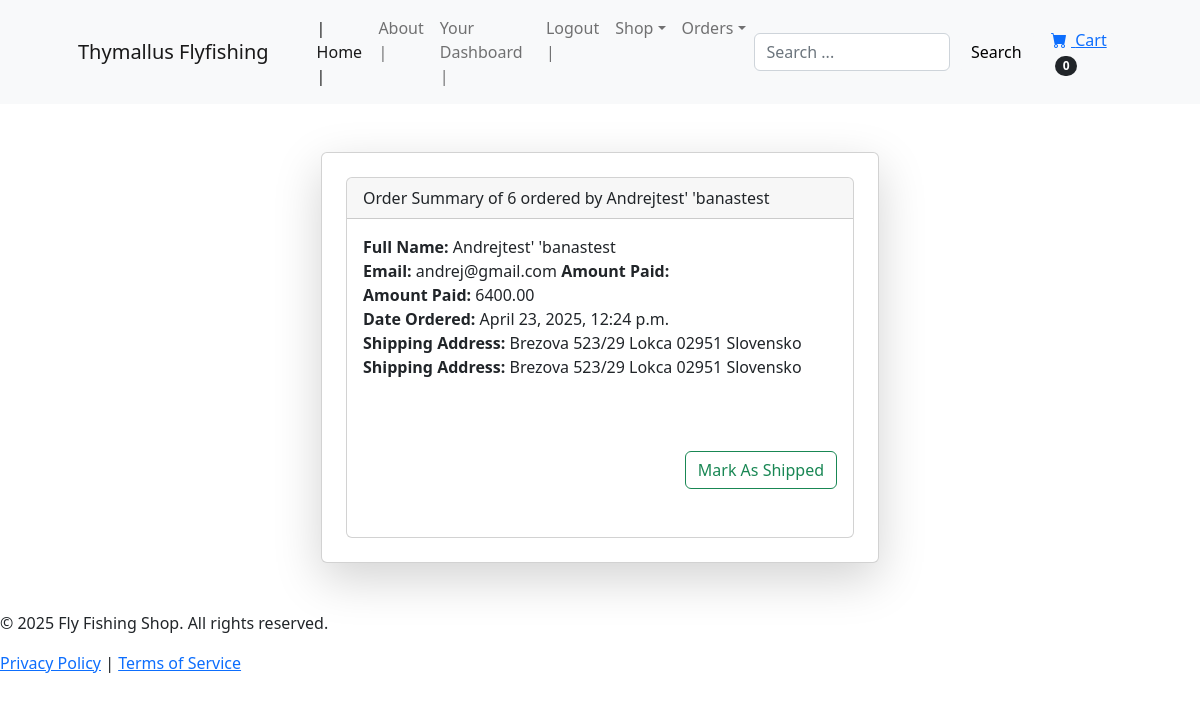
/orders/6 (signed in), run on an earlier commit of the app's database.
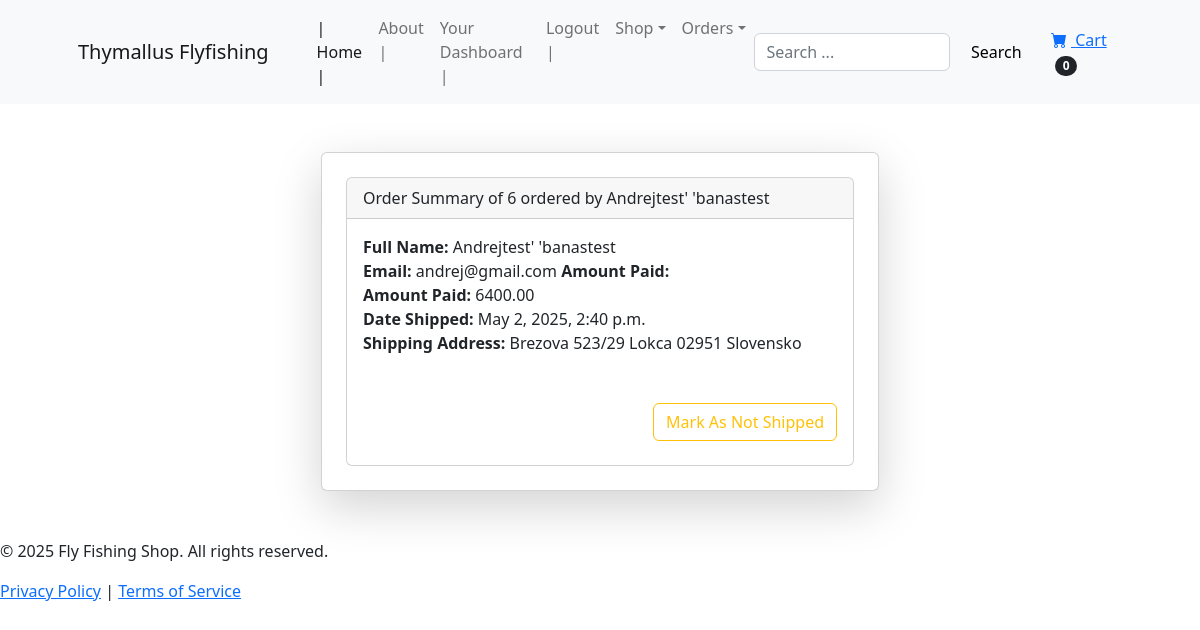
And on a later commit of the database.
### order/models.py (models this page shows, shortened)
class Order(models.Model):
    member = models.ManyToManyField(Member, related_name='orders', blank=True)
    full_name = models.CharField(max_length=255)
    email = models.EmailField(max_length=255)
    shipping_label = models.TextField(max_length=1500)
    amount_paid = MoneyField(max_digits=14, decimal_places=2, default_currency='EUR', default = 0)
    created_at = models.DateTimeField(auto_now_add=True) #this is setting now without using datetime module
    status = models.BooleanField(default=False)
    date_shipped = models.DateTimeField(null=True, blank=True)
    class Meta:
        ordering = ['-created_at']

### order/views.py (the view, shortened to what this page needs)
def orders(request, pk):
    if request.user.is_authenticated and request.user.is_superuser:
        order = Order.objects.get(id=pk)
        items = OrderItems.objects.filter(order=pk)
        context = {"order": order,
                   "items": items}
        return render(request, 'order/order.html', context)
    else:
        messages.success(request, "You do not have permissions")
        return redirect("index")

### cart/cart.py (called while the page is built)
    def __len__(self):
        return len(self.cart)

### cart/context_processors.py (called while the page is built)
def cart(request):
    return {'cart': Cart(request)}

### order/Templates/Order/order.html (shortened to what this page needs)
{% extends 'user_auth/base.html' %}
{% block content %}
<div class="container my-5 d-flex justify-content-center">
  <div class="card shadow-lg p-4 w-50">
    <div class="card">
  <div class="card-header">
    Order Summary of {{ order.id }} ordered by {{ order.full_name }}
  </div>
  <div class="card-body">
      <strong>Full Name:</strong> {{ order.full_name }}
       <strong>Email:</strong> {{ order.email }}
      <strong>Amount Paid:</strong>
      <strong>Amount Paid:</strong> {{ order.amount_paid }}
      {% if order.status == True %}
      <strong>Date Shipped:</strong> {{ order.date_shipped }}
      {% else %}
      <strong>Date Ordered:</strong> {{ order.created_at }}
      <strong>Shipping Address:</strong> {{ order.shipping_label }}
      {% endif %}
      <strong>Shipping Address:</strong> {{ order.shipping_label }}
    <div class="text-end mt-4">
{% if not order.status %}
        <br/>
        <form method="POST">
                 <button type="Submit" class="btn btn-sml btn-outline-success"> Mark As Shipped</button>
      </form>
        <br/>
        {% else %}
          <form method="POST">
              <button type="Submit" class="btn btn-sml btn-outline-warning"> Mark As Not Shipped</button>
      </form>
        {% endif %}
    </div>
</div>
</div>
      </div>
  </div>
{% endblock %}

What changed in the data, as far as the page shows it:
changed Order "Andrejtest' 'banastest": status False → True (drawn); date_shipped (not shown) → "May 2, 2025, 2:40 p.m."; created_at "April 23, 2025, 12:24 p.m." → (not shown); shipping_label "Brezova 523/29 Lokca 02951 Slovensko" → (not shown)
Also different on the page:
text no longer shown: "Date Ordered: Shipping Address: Mark As Shipped"
text now shown: "Date Shipped: Mark As Not Shipped"
